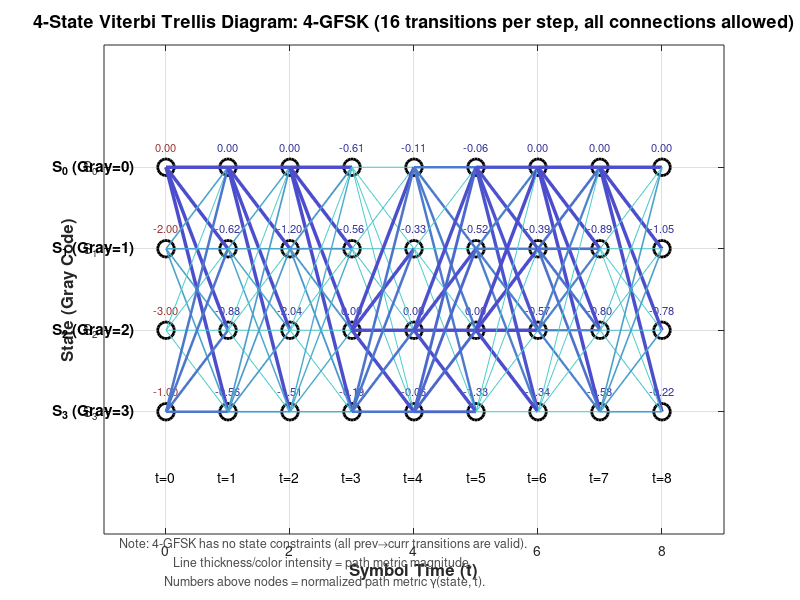
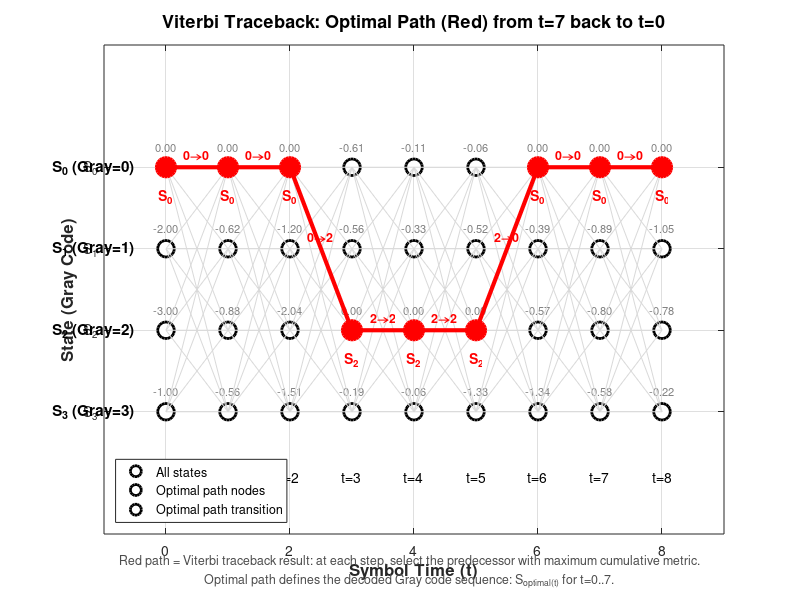
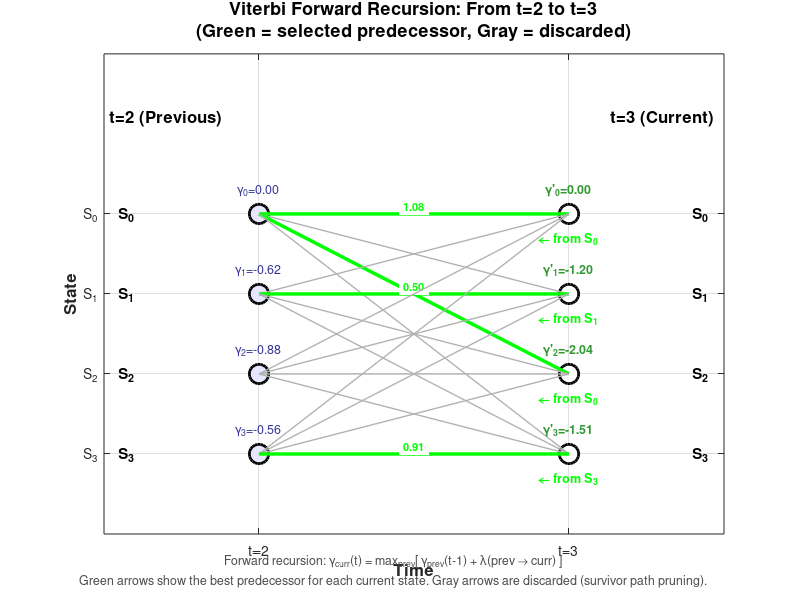

Reproduce these figures in MATLAB, in order.
function plot_viterbi_trellis()
% plot_viterbi_trellis.m
% 4-state Viterbi decoder trellis diagram visualization
% Display: 4 state nodes, 16 fully-connected transitions, forward recursion path metrics, optimal path traceback

close all; clc;

% Parameters
M = 4;              % 4 states (Gray encoding: 0,1,2,3)
T = 8;              % Show 8 symbol instants
t_states = 0:T;   % Time axis (including t=0 initial instant)

% State labels (Gray encoding)
state_labels = {'S_0 (Gray=0)', 'S_1 (Gray=1)', 'S_2 (Gray=2)', 'S_3 (Gray=3)'};
state_y = 3:-1:0;  % Y-axis: S0=3, S1=2, S2=1, S3=0 (top to bottom)

% Simulated branch metrics (example data for visualization)
% Simulated forward recursion path metrics (pm[state, t])
% Normalized pm values (randomly generated but with trend to make optimal path clear)
rng(42);
pm = zeros(M, T+1);
pm(:, 1) = [0, -2, -3, -1];  % t=1 Initial path metric (prior for prev=0)

% Forward recursion: simulate cumulative metric at each step
% Also record traceback (back[state, t] = optimal predecessor state)
back = zeros(M, T+1);

for t = 2:T+1
    for s = 1:M  % Current state (1..4 correspond to Gray 0..3)
        % Simulate 4 predecessor branches' cumulative metrics
        branch_metrics = zeros(M, 1);
        for prev = 1:M
            % Simulate branch metric: closer to correct path, higher value
            % Randomly generated but with trend added
            branch_noise = randn() * 0.5;
            % Let s=prev have slightly higher probability to get better metric (simulate some correlation)
            if prev == s
                branch_noise = branch_noise + 0.3;
            end
            branch_metrics(prev) = pm(prev, t-1) + branch_noise;
        end
        [pm(s, t), back(s, t)] = max(branch_metrics);
    end
    % Normalization (prevent overflow, consistent with code)
    pm(:, t) = pm(:, t) - max(pm(:, t));
end

%% ========================================================================
% Figure 1: Complete trellis (16 fully-connected branches)
%% ========================================================================
figure('Name', '4-State Viterbi Trellis Diagram', 'Position', [100 100 1400 700]);

% Plot state nodes
for s = 1:M
    for t = 1:T+1
        plot(t-1, state_y(s), 'ko', 'MarkerSize', 12, 'MarkerFaceColor', 'w', 'LineWidth', 2);
        hold on;
        % Annotate path metric value
        if t > 1
            text(t-1, state_y(s) + 0.25, sprintf('%.2f', pm(s, t)), ...
                'HorizontalAlignment', 'center', 'FontSize', 8, 'Color', [0.2 0.2 0.6]);
        else
            text(t-1, state_y(s) + 0.25, sprintf('%.2f', pm(s, t)), ...
                'HorizontalAlignment', 'center', 'FontSize', 8, 'Color', [0.6 0.2 0.2]);
        end
    end
end

% Plot all transitions (16 per time)
% Use different transparency and color: higher branch metric, thicker/darker line
for t = 1:T
    for prev = 1:M
        for curr = 1:M
            % Calculate cumulative value of this branch (used to determine line style)
            branch_val = pm(prev, t);  % Simplified as predecessor state metric
            
            % Line thickness: according to path metric normalization
            line_width = 0.5 + 2 * (branch_val - min(pm(:,t))) / ...
                (max(pm(:,t)) - min(pm(:,t)) + 0.01);
            
            % Color: blue color scheme, darker means higher path metric
            color_intensity = (branch_val - min(pm(:,t))) / ...
                (max(pm(:,t)) - min(pm(:,t)) + 0.01);
            color_val = [0.3, 0.3 + 0.5*(1-color_intensity), 0.8];
            
            % Plot connection (with slight curve, avoid overlap)
            x = [t-1, t];
            y = [state_y(prev), state_y(curr)];
            
            % Add slight offset to avoid lines fully overlapping
            offset = (curr - prev) * 0.03;
            y_mid = (y(1) + y(2))/2 + offset;
            
            plot(x, y, 'Color', color_val, 'LineWidth', line_width, 'LineStyle', '-');
        end
    end
end

% Annotate state labels
for s = 1:M
    text(-0.5, state_y(s), state_labels{s}, ...
        'HorizontalAlignment', 'right', 'FontSize', 11, 'FontWeight', 'bold');
end

% Annotate time axis
for t = 0:T
    text(t, -0.8, sprintf('t=%d', t), 'HorizontalAlignment', 'center', 'FontSize', 10);
end

xlabel('Symbol Time (t)', 'FontSize', 12, 'FontWeight', 'bold');
ylabel('State (Gray Code)', 'FontSize', 12, 'FontWeight', 'bold');
title('4-State Viterbi Trellis Diagram: 4-GFSK (16 transitions per step, all connections allowed)', ...
    'FontSize', 13, 'FontWeight', 'bold');

axis([-1 T+1 -1.5 4.5]);
set(gca, 'YTick', 0:3, 'YTickLabel', {'S_3', 'S_2', 'S_1', 'S_0'});
grid on;
box on;
hold off;

% Add legend annotation
annotation('textbox', [0.15, 0.02, 0.7, 0.05], 'String', ...
    {'Note: 4-GFSK has no state constraints (all prev→curr transitions are valid). ', ...
     'Line thickness/color intensity = path metric magnitude. ', ...
     'Numbers above nodes = normalized path metric \gamma(state, t).'}, ...
    'EdgeColor', 'none', 'HorizontalAlignment', 'center', 'FontSize', 9, ...
    'Color', [0.3 0.3 0.3]);

%% ========================================================================
% Figure 2: Optimal path highlight + traceback process
%% ========================================================================
figure('Name', 'Viterbi Optimal Path Traceback', 'Position', [150 150 1400 700]);

% Replot nodes and background lines (faded)
for s = 1:M
    for t = 1:T+1
        plot(t-1, state_y(s), 'ko', 'MarkerSize', 12, 'MarkerFaceColor', 'w', 'LineWidth', 2);
        hold on;
        text(t-1, state_y(s) + 0.25, sprintf('%.2f', pm(s, t)), ...
            'HorizontalAlignment', 'center', 'FontSize', 8, 'Color', [0.5 0.5 0.5]);
    end
end

% Plot all transitions (gray, faded)
for t = 1:T
    for prev = 1:M
        for curr = 1:M
            x = [t-1, t];
            y = [state_y(prev), state_y(curr)];
            plot(x, y, 'Color', [0.85 0.85 0.85], 'LineWidth', 0.5, 'LineStyle', '-');
        end
    end
end

% Compute optimal path (traceback from t=T to t=1)
optimal_path = zeros(T+1, 1);
[~, optimal_path(end)] = max(pm(:, end));
for t = T+1:-1:2
    optimal_path(t-1) = back(optimal_path(t), t);
end

% Highlight optimal path
for t = 1:T
    s_from = optimal_path(t);
    s_to = optimal_path(t+1);
    x = [t-1, t];
    y = [state_y(s_from), state_y(s_to)];
    plot(x, y, 'r-', 'LineWidth', 3);
    
    % Annotate transfer
    mid_x = (x(1) + x(2))/2;
    mid_y = (y(1) + y(2))/2 + 0.15;
    text(mid_x, mid_y, sprintf('%d→%d', s_from-1, s_to-1), ...
        'Color', 'r', 'FontSize', 9, 'FontWeight', 'bold', ...
        'HorizontalAlignment', 'center');
end

% Highlight nodes on optimal path
for t = 1:T+1
    s = optimal_path(t);
    plot(t-1, state_y(s), 'ro', 'MarkerSize', 14, 'MarkerFaceColor', 'r', 'LineWidth', 2);
    text(t-1, state_y(s) - 0.35, sprintf('S_{%d}', s-1), ...
        'Color', 'r', 'FontSize', 10, 'FontWeight', 'bold', ...
        'HorizontalAlignment', 'center');
end

% Annotate state labels
for s = 1:M
    text(-0.5, state_y(s), state_labels{s}, ...
        'HorizontalAlignment', 'right', 'FontSize', 11, 'FontWeight', 'bold');
end

for t = 0:T
    text(t, -0.8, sprintf('t=%d', t), 'HorizontalAlignment', 'center', 'FontSize', 10);
end

xlabel('Symbol Time (t)', 'FontSize', 12, 'FontWeight', 'bold');
ylabel('State (Gray Code)', 'FontSize', 12, 'FontWeight', 'bold');
title('Viterbi Traceback: Optimal Path (Red) from t=7 back to t=0', ...
    'FontSize', 13, 'FontWeight', 'bold');

axis([-1 T+1 -1.5 4.5]);
set(gca, 'YTick', 0:3, 'YTickLabel', {'S_3', 'S_2', 'S_1', 'S_0'});
grid on;
box on;
hold off;

% Add legend annotation
legend({'All states', 'Optimal path nodes', 'Optimal path transition'}, ...
    'Location', 'southwest', 'FontSize', 9);

annotation('textbox', [0.15, 0.02, 0.7, 0.05], 'String', ...
    {'Red path = Viterbi traceback result: at each step, select the predecessor with maximum cumulative metric.', ...
     'Optimal path defines the decoded Gray code sequence: S_{optimal(t)} for t=0..7.'}, ...
    'EdgeColor', 'none', 'HorizontalAlignment', 'center', 'FontSize', 9, ...
    'Color', [0.3 0.3 0.3]);

%% ========================================================================
% Figure 3: Forward recursion process illustration (one-step detail)
%% ========================================================================
figure('Name', 'Viterbi Forward Recursion: One Step Detail', 'Position', [200 50 1200 500]);

% Only show one step t=2→3
focus_t = 3;  % Show recursion from t=2 to t=3

% Nodes
for s = 1:M
    plot(0, state_y(s), 'ko', 'MarkerSize', 14, 'MarkerFaceColor', [0.9 0.9 1], 'LineWidth', 2);
    hold on;
    plot(1, state_y(s), 'ko', 'MarkerSize', 14, 'MarkerFaceColor', 'w', 'LineWidth', 2);
    
    % Annotate path metric
    text(0, state_y(s) + 0.3, sprintf('\\gamma_{%d}=%.2f', s-1, pm(s, focus_t-1)), ...
        'HorizontalAlignment', 'center', 'FontSize', 9, 'Color', [0.2 0.2 0.6]);
end

% All transitions (with branch metric annotation)
for prev = 1:M
    for curr = 1:M
        % SimulateBranch metric (cosine similarity ClassType)
        branch_val = randn() * 0.3 + 0.5;  % Random example value
        if prev == curr
            branch_val = branch_val + 0.2;  % Same-state transition slightly higher (simulation)
        end
        
        x = [0, 1];
        y = [state_y(prev), state_y(curr)];
        
        % Line style：According to cumulative value
        cum_val = pm(prev, focus_t-1) + branch_val;
        is_optimal = (prev == back(curr, focus_t));
        
        if is_optimal
            plot(x, y, 'g-', 'LineWidth', 2.5);
            mid_x = 0.5;
            mid_y = (y(1) + y(2))/2 + 0.1;
            text(mid_x, mid_y, sprintf('%.2f', branch_val), ...
                'Color', 'g', 'FontSize', 8, 'FontWeight', 'bold', ...
                'HorizontalAlignment', 'center', 'BackgroundColor', 'white');
        else
            plot(x, y, 'Color', [0.7 0.7 0.7], 'LineWidth', 1);
        end
    end
end

% Annotate predecessor selection
for curr = 1:M
    best_prev = back(curr, focus_t);
    text(1, state_y(curr) - 0.3, sprintf('← from S_{%d}', best_prev-1), ...
        'Color', 'g', 'FontSize', 9, 'FontWeight', 'bold', ...
        'HorizontalAlignment', 'center');
    
    % New path metric
    new_pm = pm(curr, focus_t);
    text(1, state_y(curr) + 0.3, sprintf('\\gamma''_{%d}=%.2f', curr-1, new_pm), ...
        'HorizontalAlignment', 'center', 'FontSize', 9, 'Color', [0.2 0.6 0.2], 'FontWeight', 'bold');
end

% Annotate states
for s = 1:M
    text(-0.4, state_y(s), sprintf('S_{%d}', s-1), ...
        'HorizontalAlignment', 'right', 'FontSize', 11, 'FontWeight', 'bold');
    text(1.4, state_y(s), sprintf('S_{%d}', s-1), ...
        'HorizontalAlignment', 'left', 'FontSize', 11, 'FontWeight', 'bold');
end

text(-0.3, 4.2, 't=2 (Previous)', 'FontSize', 12, 'FontWeight', 'bold', 'HorizontalAlignment', 'center');
text(1.3, 4.2, 't=3 (Current)', 'FontSize', 12, 'FontWeight', 'bold', 'HorizontalAlignment', 'center');

xlabel('Time', 'FontSize', 12, 'FontWeight', 'bold');
ylabel('State', 'FontSize', 12, 'FontWeight', 'bold');
title({'Viterbi Forward Recursion: From t=2 to t=3', '(Green = selected predecessor, Gray = discarded)'}, ...
    'FontSize', 13, 'FontWeight', 'bold');

axis([-0.5 1.5 -1 5]);
set(gca, 'XTick', [0 1], 'XTickLabel', {'t=2', 't=3'});
set(gca, 'YTick', 0:3, 'YTickLabel', {'S_3', 'S_2', 'S_1', 'S_0'});
grid on;
box on;
hold off;

annotation('textbox', [0.1, 0.02, 0.8, 0.06], 'String', ...
    {'Forward recursion: \gamma_{curr}(t) = max_{prev}[ \gamma_{prev}(t-1) + \lambda(prev \rightarrow curr) ]', ...
     'Green arrows show the best predecessor for each current state. Gray arrows are discarded (survivor path pruning).'}, ...
    'EdgeColor', 'none', 'HorizontalAlignment', 'center', 'FontSize', 9, ...
    'Color', [0.3 0.3 0.3]);

fprintf('\nViterbi Trellis Diagram generated.\n');
fprintf('Figure 1: Full trellis with 16 transitions per step\n');
fprintf('Figure 2: Optimal path traceback (red highlight)\n');
fprintf('Figure 3: Single-step forward recursion detail\n');

end
